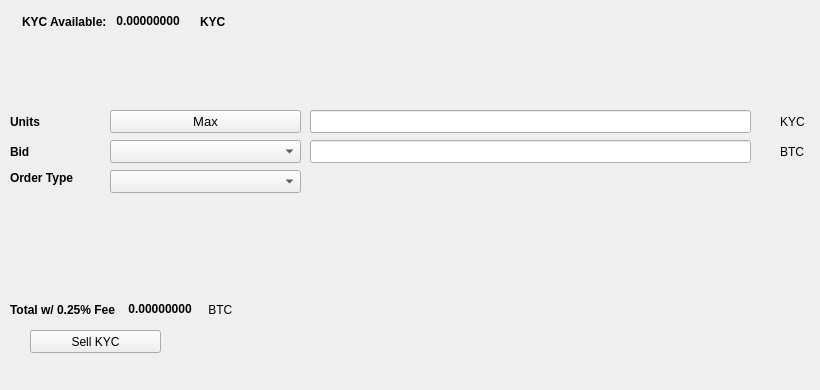
   <widget class="QWidget" name="SellTab">
    <attribute name="title">
     <string>Sell</string>
    </attribute>
    <widget class="QLabel" name="label_16">
     <property name="geometry">
      <rect>
       <x>780</x>
       <y>140</y>
       <width>31</width>
       <height>23</height>
      </rect>
     </property>
     <property name="text">
      <string>BTC</string>
     </property>
    </widget>
    <widget class="QComboBox" name="SellBidcomboBox">
     <property name="geometry">
      <rect>
       <x>110</x>
       <y>140</y>
       <width>191</width>
       <height>23</height>
      </rect>
     </property>
     <property name="font">
      <font>
       <pointsize>10</pointsize>
      </font>
     </property>
    </widget>
    <widget class="QLabel" name="label_18">
     <property name="geometry">
      <rect>
       <x>10</x>
       <y>110</y>
       <width>46</width>
       <height>23</height>
      </rect>
     </property>
     <property name="font">
      <font>
       <weight>75</weight>
       <bold>true</bold>
      </font>
     </property>
     <property name="text">
      <string>Units</string>
     </property>
    </widget>
    <widget class="QPushButton" name="Sell_Max_Amount">
     <property name="geometry">
      <rect>
       <x>110</x>
       <y>110</y>
       <width>191</width>
       <height>23</height>
      </rect>
     </property>
     <property name="font">
      <font>
       <pointsize>10</pointsize>
      </font>
     </property>
     <property name="text">
      <string>Max</string>
     </property>
    </widget>
    <widget class="QLabel" name="label_20">
     <property name="geometry">
      <rect>
       <x>10</x>
       <y>170</y>
       <width>91</width>
       <height>16</height>
      </rect>
     </property>
     <property name="font">
      <font>
       <weight>75</weight>
       <bold>true</bold>
      </font>
     </property>
     <property name="text">
      <string>Order Type</string>
     </property>
    </widget>
    <widget class="QComboBox" name="SellOrdertypeCombo">
     <property name="geometry">
      <rect>
       <x>110</x>
       <y>170</y>
       <width>191</width>
       <height>23</height>
      </rect>
     </property>
     <property name="font">
      <font>
       <pointsize>10</pointsize>
      </font>
     </property>
    </widget>
    <widget class="QLabel" name="label_21">
     <property name="geometry">
      <rect>
       <x>10</x>
       <y>140</y>
       <width>46</width>
       <height>23</height>
      </rect>
     </property>
     <property name="font">
      <font>
       <weight>75</weight>
       <bold>true</bold>
      </font>
     </property>
     <property name="text">
      <string>Bid</string>
     </property>
    </widget>
    <widget class="QLabel" name="label_22">
     <property name="geometry">
      <rect>
       <x>780</x>
       <y>110</y>
       <width>31</width>
       <height>23</height>
      </rect>
     </property>
     <property name="text">
      <string>KYC</string>
     </property>
    </widget>
    <widget class="QLineEdit" name="UnitsInputENZ">
     <property name="geometry">
      <rect>
       <x>310</x>
       <y>110</y>
       <width>441</width>
       <height>23</height>
      </rect>
     </property>
     <property name="font">
      <font>
       <pointsize>9</pointsize>
       <weight>75</weight>
       <bold>true</bold>
      </font>
     </property>
    </widget>
    <widget class="QLineEdit" name="SellBidPriceEdit">
     <property name="geometry">
      <rect>
       <x>310</x>
       <y>140</y>
       <width>441</width>
       <height>23</height>
      </rect>
     </property>
     <property name="font">
      <font>
       <pointsize>9</pointsize>
       <weight>75</weight>
       <bold>true</bold>
      </font>
     </property>
    </widget>
    <widget class="QPushButton" name="SellENZBTN">
     <property name="geometry">
      <rect>
       <x>30</x>
       <y>330</y>
       <width>131</width>
       <height>23</height>
      </rect>
     </property>
     <property name="text">
      <string>Sell KYC</string>
     </property>
     <property name="icon">
      <iconset resource="../krypttocoin">
       <normaloff>:/icons/bitcoin</normaloff>:/icons/bitcoin</iconset>
     </property>
    </widget>
    <widget class="QWidget" name="layoutWidget3">
     <property name="geometry">
      <rect>
       <x>22</x>
       <y>12</y>
       <width>258</width>
       <height>19</height>
      </rect>
     </property>
     <layout class="QHBoxLayout" name="horizontalLayout">
      <item>
       <widget class="QLabel" name="label232_2">
        <property name="font">
         <font>
          <weight>75</weight>
          <bold>true</bold>
         </font>
        </property>
        <property name="text">
         <string>KYC Available:</string>
        </property>
       </widget>
      </item>
      <item>
       <widget class="QLabel" name="ENZAvailableLabel">
        <property name="palette">
         <palette>
          <active>
           <colorrole role="WindowText">
            <brush brushstyle="SolidPattern">
             <color alpha="255">
              <red>0</red>
              <green>0</green>
              <blue>0</blue>
             </color>
            </brush>
           </colorrole>
           <colorrole role="Button">
            <brush brushstyle="SolidPattern">
             <color alpha="255">
              <red>0</red>
              <green>170</green>
              <blue>0</blue>
             </color>
            </brush>
           </colorrole>
           <colorrole role="Light">
            <brush brushstyle="SolidPattern">
             <color alpha="255">
              <red>0</red>
              <green>255</green>
              <blue>0</blue>
             </color>
            </brush>
           </colorrole>
           <colorrole role="Midlight">
            <brush brushstyle="SolidPattern">
             <color alpha="255">
              <red>0</red>
              <green>212</green>
              <blue>0</blue>
             </color>
            </brush>
           </colorrole>
           <colorrole role="Dark">
            <brush brushstyle="SolidPattern">
             <color alpha="255">
              <red>0</red>
              <green>85</green>
              <blue>0</blue>
             </color>
            </brush>
           </colorrole>
           <colorrole role="Mid">
            <brush brushstyle="SolidPattern">
             <color alpha="255">
              <red>0</red>
              <green>113</green>
              <blue>0</blue>
             </color>
            </brush>
           </colorrole>
           <colorrole role="Text">
            <brush brushstyle="SolidPattern">
             <color alpha="255">
              <red>0</red>
              <green>170</green>
              <blue>0</blue>
             </color>
            </brush>
           </colorrole>
           <colorrole role="BrightText">
            <brush brushstyle="SolidPattern">
             <color alpha="255">
              <red>255</red>
              <green>255</green>
              <blue>255</blue>
             </color>
            </brush>
           </colorrole>
           <colorrole role="ButtonText">
            <brush brushstyle="SolidPattern">
             <color alpha="255">
              <red>0</red>
              <green>0</green>
              <blue>0</blue>
             </color>
            </brush>
           </colorrole>
           <colorrole role="Base">
            <brush brushstyle="SolidPattern">
             <color alpha="255">
              <red>255</red>
              <green>255</green>
              <blue>255</blue>
             </color>
            </brush>
           </colorrole>
           <colorrole role="Window">
            <brush brushstyle="SolidPattern">
             <color alpha="255">
              <red>0</red>
              <green>170</green>
              <blue>0</blue>
             </color>
            </brush>
           </colorrole>
           <colorrole role="Shadow">
            <brush brushstyle="SolidPattern">
             <color alpha="255">
              <red>0</red>
              <green>0</green>
              <blue>0</blue>
             </color>
            </brush>
           </colorrole>
           <colorrole role="AlternateBase">
            <brush brushstyle="SolidPattern">
             <color alpha="255">
              <red>127</red>
              <green>212</green>
              <blue>127</blue>
             </color>
            </brush>
           </colorrole>
           <colorrole role="ToolTipBase">
            <brush brushstyle="SolidPattern">
             <color alpha="255">
              <red>255</red>
              <green>255</green>
              <blue>220</blue>
             </color>
            </brush>
           </colorrole>
           <colorrole role="ToolTipText">
            <brush brushstyle="SolidPattern">
             <color alpha="255">
              <red>0</red>
              <green>0</green>
              <blue>0</blue>
             </color>
            </brush>
           </colorrole>
          </active>
          <inactive>
           <colorrole role="WindowText">
            <brush brushstyle="SolidPattern">
             <color alpha="255">
              <red>0</red>
              <green>0</green>
              <blue>0</blue>
             </color>
            </brush>
           </colorrole>
           <colorrole role="Button">
            <brush brushstyle="SolidPattern">
             <color alpha="255">
              <red>0</red>
              <green>170</green>
              <blue>0</blue>
             </color>
            </brush>
           </colorrole>
           <colorrole role="Light">
            <brush brushstyle="SolidPattern">
             <color alpha="255">
              <red>0</red>
              <green>255</green>
              <blue>0</blue>
             </color>
            </brush>
           </colorrole>
           <colorrole role="Midlight">
            <brush brushstyle="SolidPattern">
             <color alpha="255">
              <red>0</red>
              <green>212</green>
              <blue>0</blue>
             </color>
            </brush>
           </colorrole>
           <colorrole role="Dark">
            <brush brushstyle="SolidPattern">
             <color alpha="255">
              <red>0</red>
              <green>85</green>
              <blue>0</blue>
             </color>
            </brush>
           </colorrole>
           <colorrole role="Mid">
            <brush brushstyle="SolidPattern">
             <color alpha="255">
              <red>0</red>
              <green>113</green>
              <blue>0</blue>
             </color>
            </brush>
           </colorrole>
           <colorrole role="Text">
            <brush brushstyle="SolidPattern">
             <color alpha="255">
              <red>0</red>
              <green>170</green>
              <blue>0</blue>
             </color>
            </brush>
           </colorrole>
           <colorrole role="BrightText">
            <brush brushstyle="SolidPattern">
             <color alpha="255">
              <red>255</red>
              <green>255</green>
              <blue>255</blue>
             </color>
            </brush>
           </colorrole>
           <colorrole role="ButtonText">
            <brush brushstyle="SolidPattern">
             <color alpha="255">
              <red>0</red>
              <green>0</green>
              <blue>0</blue>
             </color>
            </brush>
           </colorrole>
           <colorrole role="Base">
            <brush brushstyle="SolidPattern">
             <color alpha="255">
              <red>255</red>
              <green>255</green>
              <blue>255</blue>
             </color>
            </brush>
           </colorrole>
           <colorrole role="Window">
            <brush brushstyle="SolidPattern">
             <color alpha="255">
              <red>0</red>
              <green>170</green>
              <blue>0</blue>
             </color>
            </brush>
           </colorrole>
           <colorrole role="Shadow">
            <brush brushstyle="SolidPattern">
             <color alpha="255">
              <red>0</red>
              <green>0</green>
              <blue>0</blue>
             </color>
            </brush>
           </colorrole>
           <colorrole role="AlternateBase">
            <brush brushstyle="SolidPattern">
             <color alpha="255">
              <red>127</red>
              <green>212</green>
              <blue>127</blue>
             </color>
            </brush>
           </colorrole>
           <colorrole role="ToolTipBase">
            <brush brushstyle="SolidPattern">
             <color alpha="255">
              <red>255</red>
              <green>255</green>
              <blue>220</blue>
             </color>
            </brush>
           </colorrole>
           <colorrole role="ToolTipText">
            <brush brushstyle="SolidPattern">
             <color alpha="255">
              <red>0</red>
              <green>0</green>
              <blue>0</blue>
             </color>
            </brush>
           </colorrole>
          </inactive>
          <disabled>
           <colorrole role="WindowText">
            <brush brushstyle="SolidPattern">
             <color alpha="255">
              <red>0</red>
              <green>85</green>
              <blue>0</blue>
             </color>
            </brush>
           </colorrole>
           <colorrole role="Button">
            <brush brushstyle="SolidPattern">
             <color alpha="255">
              <red>0</red>
              <green>170</green>
              <blue>0</blue>
             </color>
            </brush>
           </colorrole>
           <colorrole role="Light">
            <brush brushstyle="SolidPattern">
             <color alpha="255">
              <red>0</red>
              <green>255</green>
              <blue>0</blue>
             </color>
            </brush>
           </colorrole>
           <colorrole role="Midlight">
            <brush brushstyle="SolidPattern">
             <color alpha="255">
              <red>0</red>
              <green>212</green>
              <blue>0</blue>
             </color>
            </brush>
           </colorrole>
           <colorrole role="Dark">
            <brush brushstyle="SolidPattern">
             <color alpha="255">
              <red>0</red>
              <green>85</green>
              <blue>0</blue>
             </color>
            </brush>
           </colorrole>
           <colorrole role="Mid">
            <brush brushstyle="SolidPattern">
             <color alpha="255">
              <red>0</red>
              <green>113</green>
              <blue>0</blue>
             </color>
            </brush>
           </colorrole>
           <colorrole role="Text">
            <brush brushstyle="SolidPattern">
             <color alpha="255">
              <red>0</red>
              <green>85</green>
              <blue>0</blue>
             </color>
            </brush>
           </colorrole>
           <colorrole role="BrightText">
            <brush brushstyle="SolidPattern">
             <color alpha="255">
              <red>255</red>
              <green>255</green>
              <blue>255</blue>
             </color>
            </brush>
           </colorrole>
           <colorrole role="ButtonText">
            <brush brushstyle="SolidPattern">
             <color alpha="255">
              <red>0</red>
              <green>85</green>
              <blue>0</blue>
             </color>
            </brush>
           </colorrole>
           <colorrole role="Base">
            <brush brushstyle="SolidPattern">
             <color alpha="255">
              <red>0</red>
              <green>170</green>
              <blue>0</blue>
             </color>
            </brush>
           </colorrole>
           <colorrole role="Window">
            <brush brushstyle="SolidPattern">
             <color alpha="255">
              <red>0</red>
              <green>170</green>
              <blue>0</blue>
             </color>
            </brush>
           </colorrole>
           <colorrole role="Shadow">
            <brush brushstyle="SolidPattern">
             <color alpha="255">
              <red>0</red>
              <green>0</green>
              <blue>0</blue>
             </color>
            </brush>
           </colorrole>
           <colorrole role="AlternateBase">
            <brush brushstyle="SolidPattern">
             <color alpha="255">
              <red>0</red>
              <green>170</green>
              <blue>0</blue>
             </color>
            </brush>
           </colorrole>
           <colorrole role="ToolTipBase">
            <brush brushstyle="SolidPattern">
             <color alpha="255">
              <red>255</red>
              <green>255</green>
              <blue>220</blue>
             </color>
            </brush>
           </colorrole>
           <colorrole role="ToolTipText">
            <brush brushstyle="SolidPattern">
             <color alpha="255">
              <red>0</red>
              <green>0</green>
              <blue>0</blue>
             </color>
            </brush>
           </colorrole>
          </disabled>
         </palette>
        </property>
        <property name="font">
         <font>
          <weight>75</weight>
          <bold>true</bold>
         </font>
        </property>
        <property name="text">
         <string> 0.00000000 </string>
        </property>
        <property name="textInteractionFlags">
         <set>Qt::LinksAccessibleByMouse|Qt::TextSelectableByKeyboard|Qt::TextSelectableByMouse</set>
        </property>
       </widget>
      </item>
      <item>
       <widget class="QLabel" name="labelENZ">
        <property name="font">
         <font>
          <weight>75</weight>
          <bold>true</bold>
         </font>
        </property>
        <property name="text">
         <string>KYC</string>
        </property>
       </widget>
      </item>
     </layout>
    </widget>
    <widget class="QWidget" name="layoutWidget">
     <property name="geometry">
      <rect>
       <x>10</x>
       <y>300</y>
       <width>268</width>
       <height>19</height>
      </rect>
     </property>
     <layout class="QHBoxLayout" name="horizontalLayout_2">
      <item>
       <widget class="QLabel" name="label_19">
        <property name="font">
         <font>
          <weight>75</weight>
          <bold>true</bold>
         </font>
        </property>
        <property name="text">
         <string>Total w/ 0.25% Fee </string>
        </property>
       </widget>
      </item>
      <item>
       <widget class="QLabel" name="SellCostLabel">
        <property name="palette">
         <palette>
          <active>
           <colorrole role="WindowText">
            <brush brushstyle="SolidPattern">
             <color alpha="255">
              <red>0</red>
              <green>0</green>
              <blue>0</blue>
             </color>
            </brush>
           </colorrole>
           <colorrole role="Button">
            <brush brushstyle="SolidPattern">
             <color alpha="255">
              <red>0</red>
              <green>170</green>
              <blue>0</blue>
             </color>
            </brush>
           </colorrole>
           <colorrole role="Light">
            <brush brushstyle="SolidPattern">
             <color alpha="255">
              <red>0</red>
              <green>255</green>
              <blue>0</blue>
             </color>
            </brush>
           </colorrole>
           <colorrole role="Midlight">
            <brush brushstyle="SolidPattern">
             <color alpha="255">
              <red>0</red>
              <green>212</green>
              <blue>0</blue>
             </color>
            </brush>
           </colorrole>
           <colorrole role="Dark">
            <brush brushstyle="SolidPattern">
             <color alpha="255">
              <red>0</red>
              <green>85</green>
              <blue>0</blue>
             </color>
            </brush>
           </colorrole>
           <colorrole role="Mid">
            <brush brushstyle="SolidPattern">
             <color alpha="255">
              <red>0</red>
              <green>113</green>
              <blue>0</blue>
             </color>
            </brush>
           </colorrole>
           <colorrole role="Text">
            <brush brushstyle="SolidPattern">
             <color alpha="255">
              <red>0</red>
              <green>170</green>
              <blue>0</blue>
             </color>
            </brush>
           </colorrole>
           <colorrole role="BrightText">
            <brush brushstyle="SolidPattern">
             <color alpha="255">
              <red>255</red>
              <green>255</green>
              <blue>255</blue>
             </color>
            </brush>
           </colorrole>
           <colorrole role="ButtonText">
            <brush brushstyle="SolidPattern">
             <color alpha="255">
              <red>0</red>
              <green>0</green>
              <blue>0</blue>
             </color>
            </brush>
           </colorrole>
           <colorrole role="Base">
            <brush brushstyle="SolidPattern">
             <color alpha="255">
              <red>255</red>
              <green>255</green>
              <blue>255</blue>
             </color>
            </brush>
           </colorrole>
           <colorrole role="Window">
            <brush brushstyle="SolidPattern">
             <color alpha="255">
              <red>0</red>
              <green>170</green>
              <blue>0</blue>
             </color>
            </brush>
           </colorrole>
           <colorrole role="Shadow">
            <brush brushstyle="SolidPattern">
             <color alpha="255">
              <red>0</red>
              <green>0</green>
              <blue>0</blue>
             </color>
            </brush>
           </colorrole>
           <colorrole role="AlternateBase">
            <brush brushstyle="SolidPattern">
             <color alpha="255">
              <red>127</red>
              <green>212</green>
              <blue>127</blue>
             </color>
            </brush>
           </colorrole>
           <colorrole role="ToolTipBase">
            <brush brushstyle="SolidPattern">
             <color alpha="255">
              <red>255</red>
              <green>255</green>
              <blue>220</blue>
             </color>
            </brush>
           </colorrole>
           <colorrole role="ToolTipText">
            <brush brushstyle="SolidPattern">
             <color alpha="255">
              <red>0</red>
              <green>0</green>
              <blue>0</blue>
             </color>
            </brush>
           </colorrole>
          </active>
          <inactive>
           <colorrole role="WindowText">
            <brush brushstyle="SolidPattern">
             <color alpha="255">
              <red>0</red>
              <green>0</green>
              <blue>0</blue>
             </color>
            </brush>
           </colorrole>
           <colorrole role="Button">
            <brush brushstyle="SolidPattern">
             <color alpha="255">
              <red>0</red>
              <green>170</green>
              <blue>0</blue>
             </color>
            </brush>
           </colorrole>
           <colorrole role="Light">
            <brush brushstyle="SolidPattern">
             <color alpha="255">
              <red>0</red>
              <green>255</green>
              <blue>0</blue>
             </color>
            </brush>
           </colorrole>
           <colorrole role="Midlight">
            <brush brushstyle="SolidPattern">
             <color alpha="255">
              <red>0</red>
              <green>212</green>
              <blue>0</blue>
             </color>
            </brush>
           </colorrole>
           <colorrole role="Dark">
            <brush brushstyle="SolidPattern">
             <color alpha="255">
              <red>0</red>
              <green>85</green>
              <blue>0</blue>
             </color>
            </brush>
           </colorrole>
           <colorrole role="Mid">
            <brush brushstyle="SolidPattern">
             <color alpha="255">
              <red>0</red>
              <green>113</green>
              <blue>0</blue>
             </color>
            </brush>
           </colorrole>
           <colorrole role="Text">
            <brush brushstyle="SolidPattern">
             <color alpha="255">
              <red>0</red>
              <green>170</green>
              <blue>0</blue>
             </color>
            </brush>
           </colorrole>
           <colorrole role="BrightText">
            <brush brushstyle="SolidPattern">
             <color alpha="255">
              <red>255</red>
              <green>255</green>
              <blue>255</blue>
             </color>
            </brush>
           </colorrole>
           <colorrole role="ButtonText">
            <brush brushstyle="SolidPattern">
             <color alpha="255">
              <red>0</red>
              <green>0</green>
              <blue>0</blue>
             </color>
            </brush>
           </colorrole>
           <colorrole role="Base">
            <brush brushstyle="SolidPattern">
             <color alpha="255">
              <red>255</red>
              <green>255</green>
              <blue>255</blue>
             </color>
            </brush>
           </colorrole>
           <colorrole role="Window">
            <brush brushstyle="SolidPattern">
             <color alpha="255">
              <red>0</red>
              <green>170</green>
              <blue>0</blue>
             </color>
            </brush>
           </colorrole>
           <colorrole role="Shadow">
            <brush brushstyle="SolidPattern">
             <color alpha="255">
              <red>0</red>
              <green>0</green>
              <blue>0</blue>
             </color>
            </brush>
           </colorrole>
           <colorrole role="AlternateBase">
            <brush brushstyle="SolidPattern">
             <color alpha="255">
              <red>127</red>
              <green>212</green>
              <blue>127</blue>
             </color>
            </brush>
           </colorrole>
           <colorrole role="ToolTipBase">
            <brush brushstyle="SolidPattern">
             <color alpha="255">
              <red>255</red>
              <green>255</green>
              <blue>220</blue>
             </color>
            </brush>
           </colorrole>
           <colorrole role="ToolTipText">
            <brush brushstyle="SolidPattern">
             <color alpha="255">
              <red>0</red>
              <green>0</green>
              <blue>0</blue>
             </color>
            </brush>
           </colorrole>
          </inactive>
          <disabled>
           <colorrole role="WindowText">
            <brush brushstyle="SolidPattern">
             <color alpha="255">
              <red>0</red>
              <green>85</green>
              <blue>0</blue>
             </color>
            </brush>
           </colorrole>
           <colorrole role="Button">
            <brush brushstyle="SolidPattern">
             <color alpha="255">
              <red>0</red>
              <green>170</green>
              <blue>0</blue>
             </color>
            </brush>
           </colorrole>
           <colorrole role="Light">
            <brush brushstyle="SolidPattern">
             <color alpha="255">
              <red>0</red>
              <green>255</green>
              <blue>0</blue>
             </color>
            </brush>
           </colorrole>
           <colorrole role="Midlight">
            <brush brushstyle="SolidPattern">
             <color alpha="255">
              <red>0</red>
              <green>212</green>
              <blue>0</blue>
             </color>
            </brush>
           </colorrole>
           <colorrole role="Dark">
            <brush brushstyle="SolidPattern">
             <color alpha="255">
              <red>0</red>
              <green>85</green>
              <blue>0</blue>
             </color>
            </brush>
           </colorrole>
           <colorrole role="Mid">
            <brush brushstyle="SolidPattern">
             <color alpha="255">
              <red>0</red>
              <green>113</green>
              <blue>0</blue>
             </color>
            </brush>
           </colorrole>
           <colorrole role="Text">
            <brush brushstyle="SolidPattern">
             <color alpha="255">
              <red>0</red>
              <green>85</green>
              <blue>0</blue>
             </color>
            </brush>
           </colorrole>
           <colorrole role="BrightText">
            <brush brushstyle="SolidPattern">
             <color alpha="255">
              <red>255</red>
              <green>255</green>
              <blue>255</blue>
             </color>
            </brush>
           </colorrole>
           <colorrole role="ButtonText">
            <brush brushstyle="SolidPattern">
             <color alpha="255">
              <red>0</red>
              <green>85</green>
              <blue>0</blue>
             </color>
            </brush>
           </colorrole>
           <colorrole role="Base">
            <brush brushstyle="SolidPattern">
             <color alpha="255">
              <red>0</red>
              <green>170</green>
              <blue>0</blue>
             </color>
            </brush>
           </colorrole>
           <colorrole role="Window">
            <brush brushstyle="SolidPattern">
             <color alpha="255">
              <red>0</red>
              <green>170</green>
              <blue>0</blue>
             </color>
            </brush>
           </colorrole>
           <colorrole role="Shadow">
            <brush brushstyle="SolidPattern">
             <color alpha="255">
              <red>0</red>
              <green>0</green>
              <blue>0</blue>
             </color>
            </brush>
           </colorrole>
           <colorrole role="AlternateBase">
            <brush brushstyle="SolidPattern">
             <color alpha="255">
              <red>0</red>
              <green>170</green>
              <blue>0</blue>
             </color>
            </brush>
           </colorrole>
           <colorrole role="ToolTipBase">
            <brush brushstyle="SolidPattern">
             <color alpha="255">
              <red>255</red>
              <green>255</green>
              <blue>220</blue>
             </color>
            </brush>
           </colorrole>
           <colorrole role="ToolTipText">
            <brush brushstyle="SolidPattern">
             <color alpha="255">
              <red>0</red>
              <green>0</green>
              <blue>0</blue>
             </color>
            </brush>
           </colorrole>
          </disabled>
         </palette>
        </property>
        <property name="font">
         <font>
          <weight>75</weight>
          <bold>true</bold>
         </font>
        </property>
        <property name="autoFillBackground">
         <bool>false</bool>
        </property>
        <property name="text">
         <string> 0.00000000</string>
        </property>
        <property name="textInteractionFlags">
         <set>Qt::LinksAccessibleByMouse|Qt::TextSelectableByMouse</set>
        </property>
       </widget>
      </item>
      <item>
       <widget class="QLabel" name="label_17">
        <property name="font">
         <font>
          <weight>50</weight>
          <bold>false</bold>
         </font>
        </property>
        <property name="text">
         <string> BTC</string>
        </property>
       </widget>
      </item>
     </layout>
    </widget>
    <widget class="QLabel" name="label_23">
     <property name="geometry">
      <rect>
       <x>460</x>
       <y>300</y>
       <width>281</width>
       <height>81</height>
      </rect>
     </property>
     <property name="text">
      <string/>
     </property>
     <property name="pixmap">
      <pixmap>:/images/bittrex</pixmap>
     </property>
    </widget>
   </widget>
